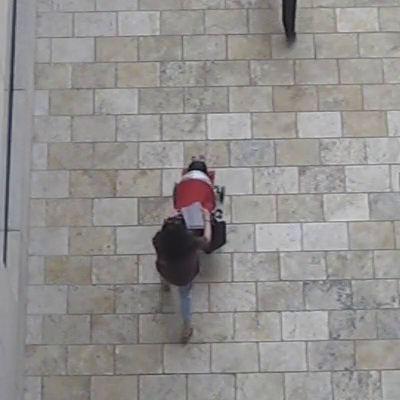
#> input picture frame 143 of peopleCount/Test Files/video2.mp4, 400 x 400 px
$ python PeopleCounter.py
#> lines starting #> are read from the running program, lines starting #| are printed output that depends on the picture
##Contador de personas
##Federico Mejia
##from picamera.array import PiRGBArray
##from picamera import PiCamera
import numpy as np
import cv2 as cv
import Person
import time

try:
    log = open('log.txt',"w")
except:
    print( "No se puede abrir el archivo log")

#Contadores de entrada y salida
cnt_up   = 0
cnt_down = 0

#Fuente de video
#cap = cv.VideoCapture(0)
cap = cv.VideoCapture('Test Files/video2.mp4')
#camera = PiCamera()
##camera.resolution = (160,120)
##camera.framerate = 5
##rawCapture = PiRGBArray(camera, size=(160,120))
##time.sleep(0.1)

#Propiedades del video
##cap.set(3,160) #Width
##cap.set(4,120) #Height

#Imprime las propiedades de captura a consola
for i in range(19):
    print( i, cap.get(i))

h = 480
w = 640
frameArea = h*w
areaTH = frameArea/250
print( 'Area Threshold', areaTH)

#Lineas de entrada/salida
line_up = int(2*(h/5))
line_down   = int(3*(h/5))

up_limit =   int(1*(h/5))
down_limit = int(4*(h/5))

print( "Red line y:",str(line_down))
print( "Blue line y:", str(line_up))
line_down_color = (255,0,0)
line_up_color = (0,0,255)
pt1 =  [0, line_down];
pt2 =  [w, line_down];
pts_L1 = np.array([pt1,pt2], np.int32)
pts_L1 = pts_L1.reshape((-1,1,2))
pt3 =  [0, line_up];
pt4 =  [w, line_up];
pts_L2 = np.array([pt3,pt4], np.int32)
pts_L2 = pts_L2.reshape((-1,1,2))

pt5 =  [0, up_limit];
pt6 =  [w, up_limit];
pts_L3 = np.array([pt5,pt6], np.int32)
pts_L3 = pts_L3.reshape((-1,1,2))
pt7 =  [0, down_limit];
pt8 =  [w, down_limit];
pts_L4 = np.array([pt7,pt8], np.int32)
pts_L4 = pts_L4.reshape((-1,1,2))

#Substractor de fondo
fgbg = cv.createBackgroundSubtractorMOG2(detectShadows = True)

#Elementos estructurantes para filtros morfoogicos
kernelOp = np.ones((3,3),np.uint8)
kernelOp2 = np.ones((5,5),np.uint8)
kernelCl = np.ones((11,11),np.uint8)

#Variables
font = cv.FONT_HERSHEY_SIMPLEX
persons = []
max_p_age = 5
pid = 1

while(cap.isOpened()):
##for image in camera.capture_continuous(rawCapture, format="bgr", use_video_port=True):
    #Lee una imagen de la fuente de video
    ret, frame = cap.read()
#> frame is the input picture: shape (400, 400, 3); mean B, G, R 142.2, 143.5, 145.7
##    frame = image.array

    for i in persons:
        i.age_one() #age every person one frame
    #########################
    #   PRE-PROCESAMIENTO   #
    #########################

    #Aplica substraccion de fondo
    fgmask = fgbg.apply(frame)
#> fgmask: shape (400, 400); every value is 127
    fgmask2 = fgbg.apply(frame)
#> fgmask2: shape (400, 400); every value is 0

    #Binariazcion para eliminar sombras (color gris)
    try:
        ret,imBin= cv.threshold(fgmask,200,255,cv.THRESH_BINARY)
        ret,imBin2 = cv.threshold(fgmask2,200,255,cv.THRESH_BINARY)
        #Opening (erode->dilate) para quitar ruido.
        mask = cv.morphologyEx(imBin, cv.MORPH_OPEN, kernelOp)
        mask2 = cv.morphologyEx(imBin2, cv.MORPH_OPEN, kernelOp)
        #Closing (dilate -> erode) para juntar regiones blancas.
        mask =  cv.morphologyEx(mask , cv.MORPH_CLOSE, kernelCl)
        mask2 = cv.morphologyEx(mask2, cv.MORPH_CLOSE, kernelCl)
    except:
        print('EOF')
        print( 'UP:',cnt_up)
        print ('DOWN:',cnt_down)
        break
    #################
    #   CONTORNOS   #
    #################

    # RETR_EXTERNAL returns only extreme outer flags. All child contours are left behind.
    contours0, hierarchy = cv.findContours(mask2,cv.RETR_EXTERNAL,cv.CHAIN_APPROX_SIMPLE)
#> contours0 = []
    for cnt in contours0:
        area = cv.contourArea(cnt)
        if area > areaTH:
            #################
            #   TRACKING    #
            #################

            #Falta agregar condiciones para multipersonas, salidas y entradas de pantalla.

            M = cv.moments(cnt)
            cx = int(M['m10']/M['m00'])
            cy = int(M['m01']/M['m00'])
            x,y,w,h = cv.boundingRect(cnt)

            new = True
            if cy in range(up_limit,down_limit):
                for i in persons:
                    if abs(x-i.getX()) <= w and abs(y-i.getY()) <= h:
                        # el objeto esta cerca de uno que ya se detecto antes
                        new = False
                        i.updateCoords(cx,cy)   #actualiza coordenadas en el objeto and resets age
                        if i.going_UP(line_down,line_up) == True:
                            cnt_up += 1;
                            print( "ID:",i.getId(),'crossed going up at',time.strftime("%c"))
                            log.write("ID: "+str(i.getId())+' crossed going up at ' + time.strftime("%c") + '\n')
                        elif i.going_DOWN(line_down,line_up) == True:
                            cnt_down += 1;
                            print( "ID:",i.getId(),'crossed going down at',time.strftime("%c"))
                            log.write("ID: " + str(i.getId()) + ' crossed going down at ' + time.strftime("%c") + '\n')
                        break
                    if i.getState() == '1':
                        if i.getDir() == 'down' and i.getY() > down_limit:
                            i.setDone()
                        elif i.getDir() == 'up' and i.getY() < up_limit:
                            i.setDone()
                    if i.timedOut():
                        #sacar i de la lista persons
                        index = persons.index(i)
                        persons.pop(index)
                        del i     #liberar la memoria de i
                if new == True:
                    p = Person.MyPerson(pid,cx,cy, max_p_age)
                    persons.append(p)
                    pid += 1
            #################
            #   DIBUJOS     #
            #################
            cv.circle(frame,(cx,cy), 5, (0,0,255), -1)
            img = cv.rectangle(frame,(x,y),(x+w,y+h),(0,255,0),2)
#> this loop made 0 passes
#> after the loop, cnt_down = 0; cnt_up = 0; persons = []; pid = 1
            #cv.drawContours(frame, cnt, -1, (0,255,0), 3)

    #END for cnt in contours0

    #########################
    # DIBUJAR TRAYECTORIAS  #
    #########################
    for i in persons:
# [6 lines of commented-out code are left out]
        cv.putText(frame, str(i.getId()),(i.getX(),i.getY()),font,0.3,i.getRGB(),1,cv.LINE_AA)

    #################
    #   IMAGANES    #
    #################
    str_up = 'UP: '+ str(cnt_up)
#> str_up = 'UP: 0'
    str_down = 'DOWN: '+ str(cnt_down)
#> str_down = 'DOWN: 0'
    frame = cv.polylines(frame,[pts_L1],False,line_down_color,thickness=2)
    frame = cv.polylines(frame,[pts_L2],False,line_up_color,thickness=2)
    frame = cv.polylines(frame,[pts_L3],False,(255,255,255),thickness=1)
    frame = cv.polylines(frame,[pts_L4],False,(255,255,255),thickness=1)
    cv.putText(frame, str_up ,(10,40),font,0.5,(255,255,255),2,cv.LINE_AA)
    cv.putText(frame, str_up ,(10,40),font,0.5,(0,0,255),1,cv.LINE_AA)
    cv.putText(frame, str_down ,(10,90),font,0.5,(255,255,255),2,cv.LINE_AA)
    cv.putText(frame, str_down ,(10,90),font,0.5,(255,0,0),1,cv.LINE_AA)
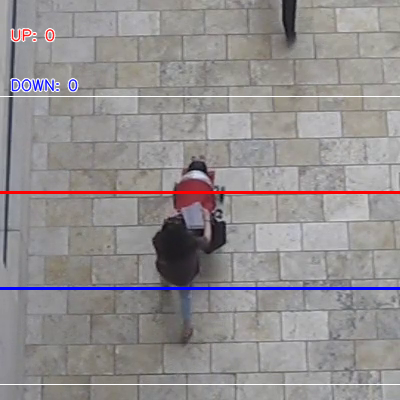
#> frame: shape (400, 400, 3); mean B, G, R 143.2, 142.1, 146.4

    cv.imshow('Frame',frame)
    cv.imshow('Mask',mask)


##    rawCapture.truncate(0)
    #preisonar ESC para salir
    k = cv.waitKey(30) & 0xff
#> (key Esc is pressed here)
    if k == 27:
        break
#END while(cap.isOpened())

#################
#   LIMPIEZA    #
#################
log.flush()
log.close()
cap.release()
cv.destroyAllWindows()

$ run again, starting later in the video
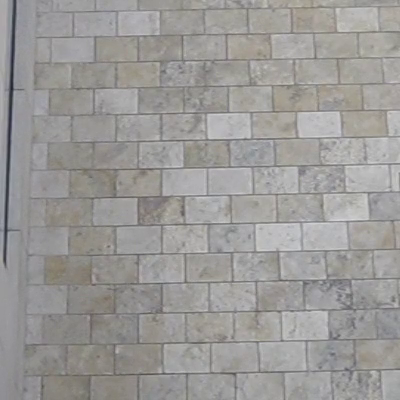
#> input picture frame 645 of peopleCount/Test Files/video2.mp4, 400 x 400 px
#> frame is the input picture: shape (400, 400, 3); mean B, G, R 151.4, 153.3, 155
#> fgmask: shape (400, 400); every value is 127
#> fgmask2: shape (400, 400); every value is 0
#> contours0 = []
#> after the loop `for cnt in contours0:`: cnt_down = 0; persons = []; pid = 1
#> str_up = 'UP: 0'
#> str_down = 'DOWN: 0'
#> `cv.putText(frame, str_down ,(10,90),font,0.5,(255,0,0),1,cv.LINE_AA)`:
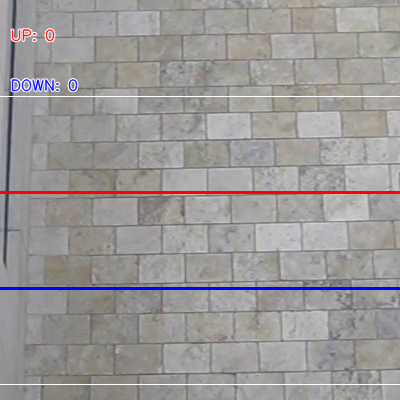
#> frame: shape (400, 400, 3); mean B, G, R 152, 151.7, 155.4

$ run again, starting later in the video
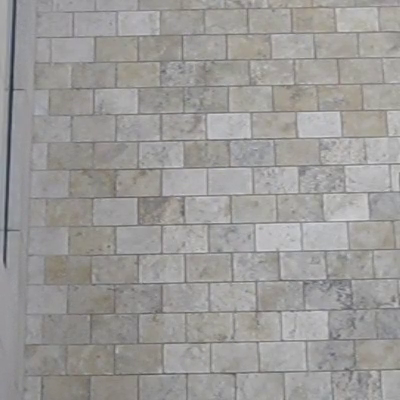
#> input picture frame 1147 of peopleCount/Test Files/video2.mp4, 400 x 400 px
#> frame is the input picture: shape (400, 400, 3); mean B, G, R 151.9, 153.8, 155.5
#> fgmask: shape (400, 400); every value is 127
#> fgmask2: shape (400, 400); every value is 0
#> contours0 = []
#> after the loop `for cnt in contours0:`: cnt_down = 0; persons = []; pid = 1
#> str_up = 'UP: 0'
#> str_down = 'DOWN: 0'
#> `cv.putText(frame, str_down ,(10,90),font,0.5,(255,0,0),1,cv.LINE_AA)`:
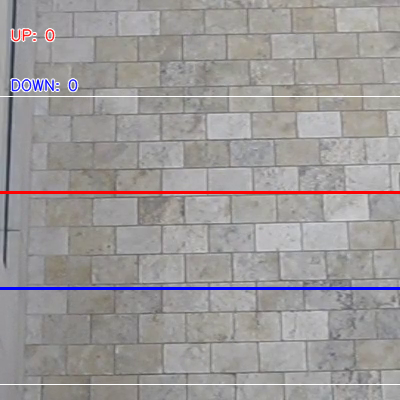
#> frame: shape (400, 400, 3); mean B, G, R 152.6, 152.2, 155.9
